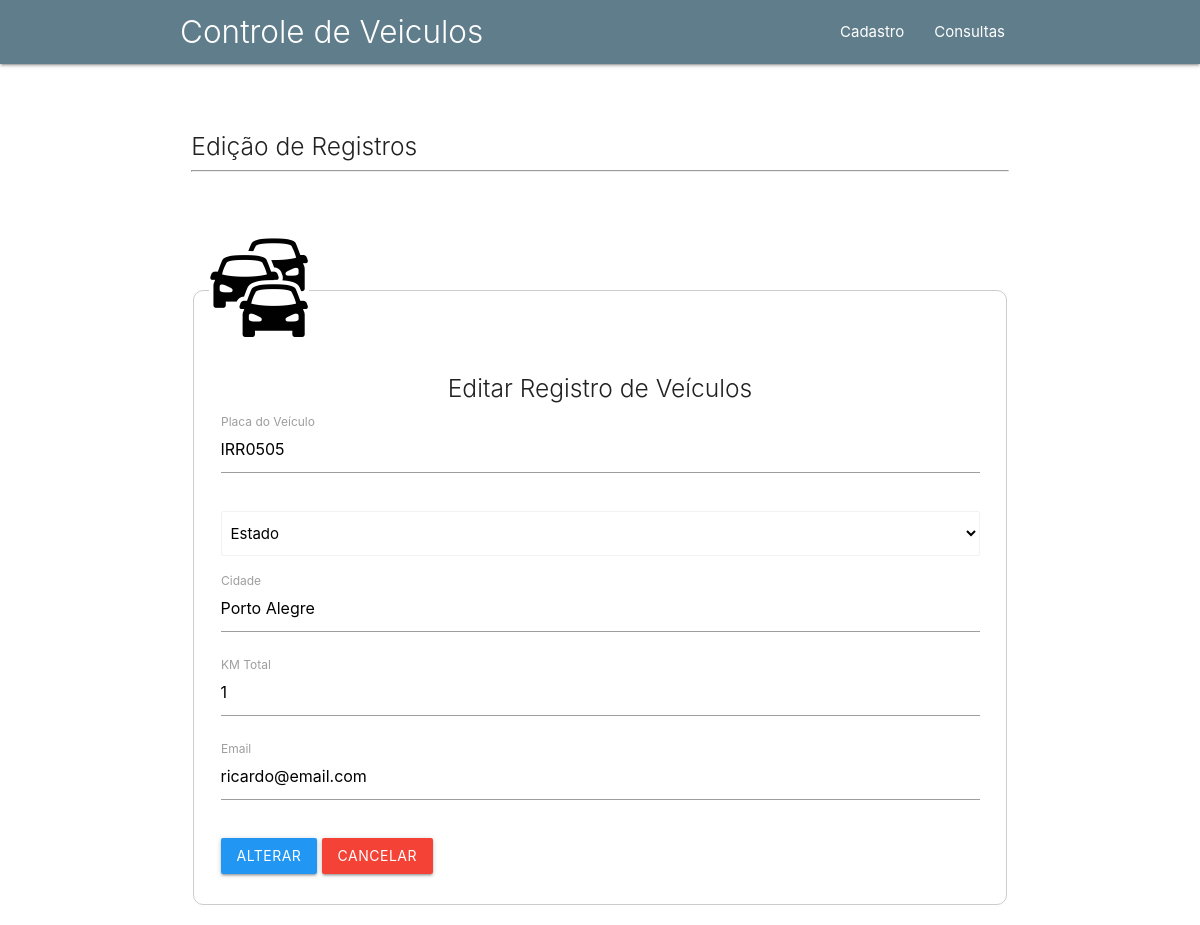
The page /editar.php?id=4 on the database its author committed.
### tables this page shows
CREATE TABLE `tb_veiculos` (
  `id` int(11) NOT NULL,
  `placa` varchar(40) NOT NULL,
  `estado` varchar(40) NOT NULL,
  `cidade` varchar(40) NOT NULL,
  `km` varchar(40) NOT NULL,
  `email` varchar(50) NOT NULL
);

### editar.php (the view, shortened to what this page needs)
<?php
include_once 'includes/header.inc.php';
include_once 'includes/menu.inc.php';
?>
<div class="row container">
	<p>&nbsp;</p>
	<div class="col s12">
		<h5 class="light">Edição de Registros</h5><hr>
	</div>
</div>
<?php
	include_once 'banco_de_dados/conexao.php';
	$id = filter_input(INPUT_GET, 'id', FILTER_SANITIZE_NUMBER_INT);
	$querySelect = $link-> query("select * from tb_veiculos where id='$id'");
	while ($registros = $querySelect->fetch_assoc()):
		$placa  = $registros['placa'];
		$cidade = $registros['cidade'];
		$km     = $registros['km'];
		$email  = $registros['email'];
	endwhile;
?>
		<div class="row container">
            <p>&nbsp;</p>
            <form action="banco_de_dados/update.php" method="post" class="col s12">
                <fieldset class="formulario" style="padding: 15px">
                    <legend><img src="imagens/cadastro_carro.png" width="100"></legend>
                    <h5 class="light center">Editar Registro de Veículos</h5>
                    <div class="input-field col s12">
                        <input type="text" name="placa" id="placa" value="<?php echo $placa ?>" maxlength="40" required autofocus>
                        <label for="placa">Placa do Veículo</label>
                    </div>
                    <div class="input-field col s12">
                         <select class="browser-default" name="estado" id="estado" required>
                            <option value="" disabled selected>Estado</option>
                        </select>
                    </div>
                    <div class="input-field col s12">
                        <input type="text" name="cidade" id="cidade" value="<?php echo $cidade ?>" maxlength="40" required>
                        <label for="cidade">Cidade</label>
                    </div>
                    <div class="input-field col s12">
                        <input type="text" name="km" id="km" value="<?php echo $km ?>" maxlength="40" required>
                        <label for="km">KM Total</label>
                    </div>
                    <div class="input-field col s12">
                        <input type="email" name="email" id="email" value="<?php echo $email ?>" maxlength="40" required>
                        <label for="email">Email</label>
                    </div>
                    <div class="input-field col s12">
                        <input type="submit" value="Alterar" class="btn blue">
                        <a href="consultas.php" class="btn red">Cancelar</a>
                    </div>
                </fieldset>
            </form>
        </div>
<?php include_once 'includes/footer.inc.php'; ?>

### rows shown on the page
tb_veiculos: placa "IRR0505", cidade "Porto Alegre", km "1", email "ricardo@email.com"
